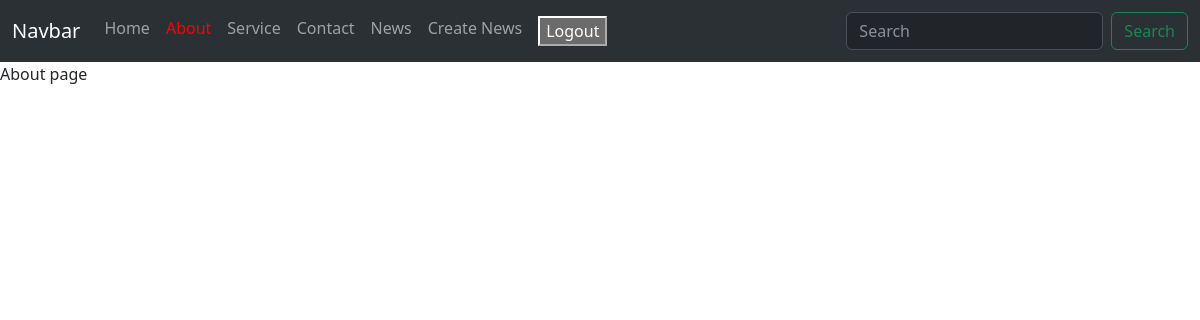
The page /about/ (signed in) on the database as committed earlier.
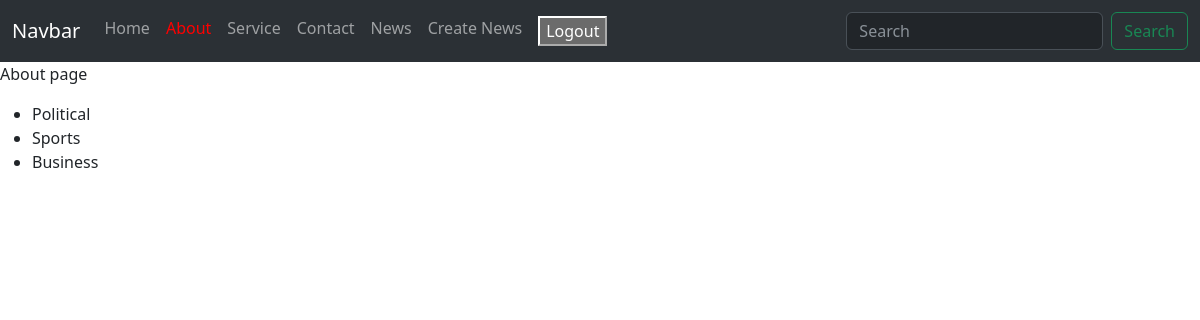
The same page on the database as committed later.
### everestapp/models.py (models this page shows, shortened)
class TimeStamp(models.Model):
  created_at=models.DateTimeField(auto_now_add=True)
  updated_at=models.DateTimeField(auto_now=True,null=True,blank=True)
  class Meta:
    abstract=True

class Category(TimeStamp):
  title=models.CharField(max_length=200)
  image=models.ImageField(upload_to='category/',null=True,blank=True)

### everestapp/views.py (the view)
# urls.py: path("about/",ClientAboutView.as_view(), name="clientabout"),
class ClientAboutView(ListView):
  template_name ="clientabout.html"
  model = Category
  context_object_name ='categories'

### templates/clientabout.html
{% extends 'clientbase.html' %}
{% block main %}
<p>About page</p>
<ul>
    {% for cat in categories %}
      <li>
        {{cat.title}}
      </li>
    {% endfor %}
</ul>
{% endblock %}
{% block about%}
active
{% endblock%}

### templates/clientbase.html (shortened to what this page needs)
<!DOCTYPE html>
<html lang="en">
  <head>
    <link
      href="https://cdn.jsdelivr.net/npm/bootstrap@5.3.0-alpha1/dist/css/bootstrap.min.css"
      rel="stylesheet"
    />
  </head>
  <body>
    <nav class="navbar navbar-expand-lg bg-body-tertiary" data-bs-theme="dark">
      <div class="container-fluid">
        <a class="navbar-brand" href="#">Navbar</a>
        <div class="collapse navbar-collapse" id="navbarSupportedContent">
          <ul class="navbar-nav me-auto mb-2 mb-lg-0">
            <li class="nav-item">
              <a class="nav-link{% block home%}{%endblock%} " aria-current="page" href="/">Home</a>
            </li>
            <li class="nav-item">
              <a class="nav-link{% block about%}{%endblock%}" href="{% url 'everestapp:clientabout' %}"
                >About</a>
            </li>
            <li class="nav-item">
              <a class="nav-link{% block service%}{%endblock%} " href="{% url 'everestapp:clientservice' %}"
                >Service</a>
            </li>
            <li class="nav-item">
              <a class="nav-link{% block contact%}{%endblock%}" href="{% url 'everestapp:clientcontact' %}"
                >Contact</a>
            </li>
            <li class="nav-item">
              <a class="nav-link{% block news%}{%endblock%}" href="{% url 'everestapp:clientnews' %}"
                >News</a>
            </li>
            {% if request.user.username %}
              <li class="nav-item">
                <a class="nav-link{% block createnews%}{%endblock%}" href="{% url 'everestapp:clientnewscreate' %}"
                  >Create News</a>
              </li>
            {% endif %}
            {% if request.user.username %}
              <li class="nav-item">
                <a class="nav-link" href="{% url 'everestapp:adminlogout' %}"
                  ><button>Logout</button></a>
              </li>
            {% else %}
            <li class="nav-item">
              <a class="nav-link" href="{% url 'everestapp:adminlogin' %}"
                ><button>Login</button></a>
            </li>
            {% endif %}
          </ul>
          <form class="d-flex" role="search">
            <input
              class="form-control me-2"
              type="search"
              placeholder="Search"
              aria-label="Search"
            />
            <button class="btn btn-outline-success" type="submit">
              Search
            </button>
          </form>
        </div>
      </div>
    </nav>
    <div class="mainpage">{% block main %} {% endblock %}</div>
  </body>
</html>

### templates/clientbase.html (style rules this page uses)
.active { color: red!important; }

Rows that differ between the two databases and show on the page:
added Category: title "Political"
added Category: title "Sports"
added Category: title "Business"
